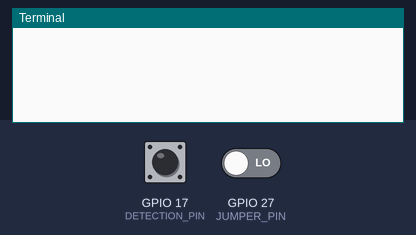
A program run on a simulated Raspberry Pi (BCM pin numbers). Shown: the last lines printed to the terminal. Inputs (shaded band) come from the test bench; at power-on: GPIO 17 (DETECTION_PIN) HIGH, GPIO 27 (JUMPER_PIN) LOW. Web requests get an empty 200 reply after 0.4 s.

Above: at 1.2 s.
1.3 s: GPIO 17 (DETECTION_PIN) pulled LOW for 1 s
At 1.71 s:
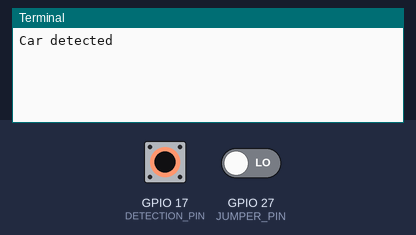
At 2.9 s:
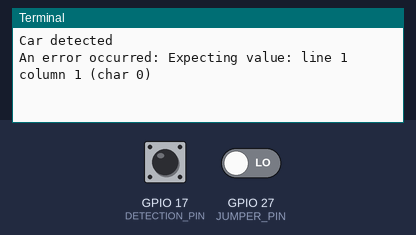

Measured:
- after the input at 1.3 s, the terminal: prints a new line after 0.15 s (image 1)

The program:

main.py
```python
import requests
import RPi.GPIO as GPIO
from time import sleep
import json

DETECTION_PIN = 17
JUMPER_PIN = 27
PARKING_ID = 1
CAR_ENTER_URL = "http://192.168.219.241:8000/api/cotxes/enter"
CAR_EXIT_URL = "http://192.168.219.241:8000/api/cotxes/exit"

# Raspberry pins configuration
def Setup():
    GPIO.setmode(GPIO.BCM)
    GPIO.setup(DETECTION_PIN, GPIO.IN, pull_up_down=GPIO.PUD_UP)
    GPIO.setup(JUMPER_PIN, GPIO.IN, pull_up_down=GPIO.PUD_DOWN)
    return

car_in_sensor = False
sensor_enter_mode = True

#this code will be executed every frame
def Update():
    global car_in_sensor

    detecting_car = GPIO.input(DETECTION_PIN) == GPIO.LOW

    sensor_enter_mode = GPIO.input(JUMPER_PIN) == GPIO.HIGH

    if (detecting_car and not car_in_sensor):
        #wait and see
        sleep(0.1)

        if (GPIO.input(DETECTION_PIN) == GPIO.LOW):
            car_in_sensor = True
            print("Car detected")

            # send request to camera
            try:
                ret = None
                if (sensor_enter_mode):
                    ret = requests.post(CAR_ENTER_URL,
                                        data={"parking_id": PARKING_ID}, json=None)
                else:
                    ret = requests.post(CAR_EXIT_URL,
                                        data={"parking_id": PARKING_ID}, json=None)

                ret = json.loads(ret.text)

                print(ret['message'])
            except Exception as e:
                print(f"An error occurred: {e}")


    if (not detecting_car):
        #wait and see
        sleep(0.1)
        if (not GPIO.input(DETECTION_PIN) == GPIO.LOW):
            car_in_sensor = False

    return


if __name__ == "__main__":

    Setup()

    try:
        while (True):
            Update()
            sleep(0.05)

    except KeyboardInterrupt:
        print("Exiting program")

    finally:
        GPIO.cleanup()
```
